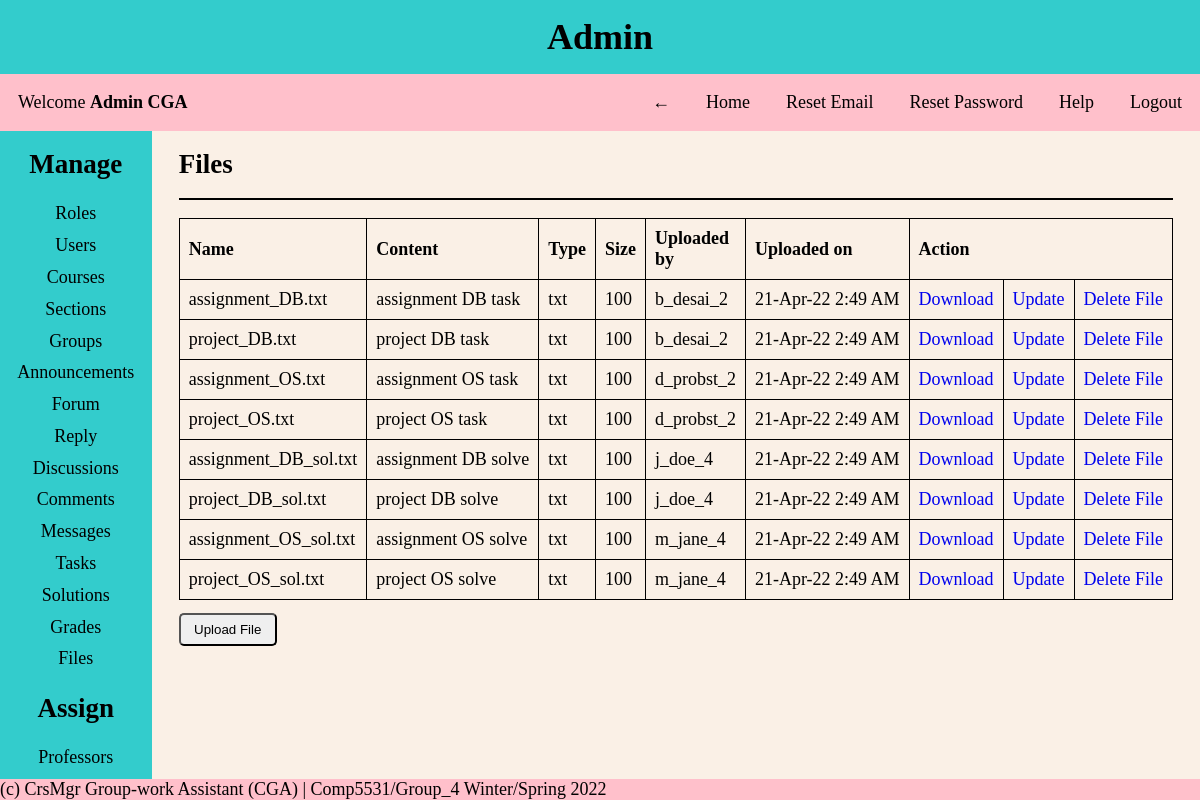
/pages/admin.php?page=files (signed in), run on an earlier commit of the app's database.
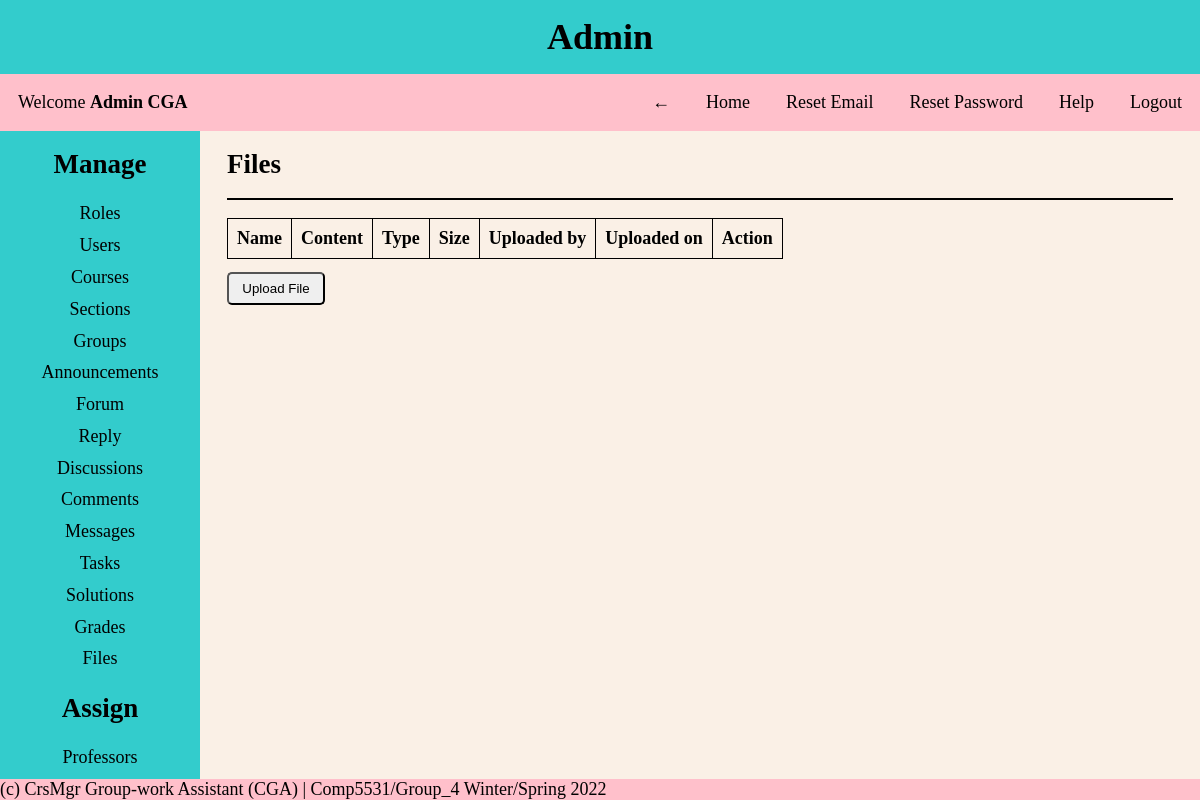
And on a later commit of the database.
### tables this page shows
CREATE TABLE Files
(
  file_id INT NOT NULL AUTO_INCREMENT PRIMARY KEY,
  file_name VARCHAR(30) NOT NULL,
  file_content VARCHAR(255) NOT NULL,
  file_type VARCHAR(30) NOT NULL,
  file_size INT NOT NULL,
  uploaded_by_uid INT NOT NULL,
  uploaded_on DATETIME DEFAULT CURRENT_TIMESTAMP
);

CREATE TABLE Users
(
  user_id INT NOT NULL AUTO_INCREMENT PRIMARY KEY,
  first_name VARCHAR(30) NOT NULL,
  last_name VARCHAR(30) NOT NULL,
  dob DATE NOT NULL,
  email VARCHAR(30) NOT NULL UNIQUE,
  username VARCHAR(30) NOT NULL UNIQUE,
  password VARCHAR(30) NOT NULL,
  created_on DATETIME DEFAULT CURRENT_TIMESTAMP,
  first_login TINYINT NOT NULL,
  role_id INT NOT NULL,
  FOREIGN KEY (role_id) REFERENCES Roles(role_id)
);

### helper/functions.php (called while the page is built, shortened)
<?php
function isAdmin()
{
    if (isset($_SESSION['role_id']) && $_SESSION['role_id'] == 1) {
        return true;
    }
    return false;
}
function date_convert($date)
{
    $date = strtotime($date);
    return date('d-M-y g:i A', $date);
}

### CRUD/files.php (the view, shortened to what this page needs)
<div class="content-body">
    <?php
    $query = "SELECT * FROM files as f
    JOIN users as u ON u.user_id = f.uploaded_by_uid
    ORDER BY file_id ASC";
    $results = mysqli_query($conn, $query);
    ?>
    <h2>Files</h2>
    <hr>
    <table>
        <thead>
            <tr>
                <th>Name</th>
                <th>Content</th>
                <th>Type</th>
                <th>Size</th>
                <th>Uploaded by</th>
                <th>Uploaded on</th>
                <?php isAdmin() ? print '<th colspan="3">Action</th>' : ''; ?>
            </tr>
        </thead>
        <tbody>
            <?php
            foreach ($results as $row) {
                $file_id = $row['file_id'];
                $file_name = $row['file_name'];
                $content = $row['file_content'];
                $type = $row['file_type'];
                $size = $row['file_size'];
                $uploaded_by_uid = $row['username'];
                $uploaded_on = date_convert($row['uploaded_on']);
            ?>
                <tr>
                    <td><?= $file_name ?></td>
                    <td><?= $content ?></td>
                    <td><?= $type ?></td>
                    <td><?= $size ?></td>
                    <td><?= $uploaded_by_uid ?></td>
                    <td><?= $uploaded_on ?></td>
                    <?php if (isAdmin()) {
                        echo "<td><a href='?page=files&download_file=" . $file_id . "'>Download</a></td>";
                        echo "<td><a href='?page=files&update_view=true&update_file=" . $file_id . "'>Update</a></td>";
                        echo "<td><a href='?page=files&delete_file=" . $file_id . "' onclick='return confirm(&quot;Are you sure you want to delete?&quot;)'>Delete File</a></td>";
                    } ?>
                </tr>
            <?php } ?>
        </tbody>
    </table>
    <?php if (isAdmin()) { ?>
        <a href="?page=files&upload_view=true">
            <button>Upload File</button>
        </a>
    <?php } ?>
</div>

What changed in the data, as far as the page shows it:
removed files: file_name "assignment_DB.txt", file_content "assignment DB task", file_type "txt", file_size "100", users.username "b_desai_2", uploaded_on "21-Apr-22 2:49 AM"
removed files: file_name "project_DB.txt", file_content "project DB task", file_type "txt", file_size "100", users.username "b_desai_2", uploaded_on "21-Apr-22 2:49 AM"
removed files: file_name "assignment_OS.txt", file_content "assignment OS task", file_type "txt", file_size "100", users.username "d_probst_2", uploaded_on "21-Apr-22 2:49 AM"
removed files: file_name "project_OS.txt", file_content "project OS task", file_type "txt", file_size "100", users.username "d_probst_2", uploaded_on "21-Apr-22 2:49 AM"
removed files: file_name "assignment_DB_sol.txt", file_content "assignment DB solve", file_type "txt", file_size "100", users.username "j_doe_4", uploaded_on "21-Apr-22 2:49 AM"
removed files: file_name "project_DB_sol.txt", file_content "project DB solve", file_type "txt", file_size "100", users.username "j_doe_4", uploaded_on "21-Apr-22 2:49 AM"
removed files: file_name "assignment_OS_sol.txt", file_content "assignment OS solve", file_type "txt", file_size "100", users.username "m_jane_4", uploaded_on "21-Apr-22 2:49 AM"
removed files: file_name "project_OS_sol.txt", file_content "project OS solve", file_type "txt", file_size "100", users.username "m_jane_4", uploaded_on "21-Apr-22 2:49 AM"
